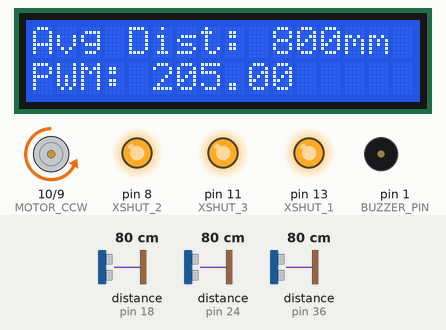
Recording of a sketch running on a simulated Arduino Uno, built with avr-gcc and run on an emulated ATmega328P. On the bench: 16×2 character LCD, motor-driver pin pairs drawn as motors (green arrow = first pin HIGH = forward, orange = second pin HIGH = backward, longer = more drive), output pins drawn as LEDs (lit = HIGH), buzzer (waves = sounding). The inputs (shaded band) are chosen by the test bench; at power-on: distance to the obstacle (sensors on pin 18, pin 24, pin 36) 80 cm.

Above: at 7.6 s.
7.7 s: distance to the obstacle (sensor on pin 18) set to 2 cm
At 8.4 s:
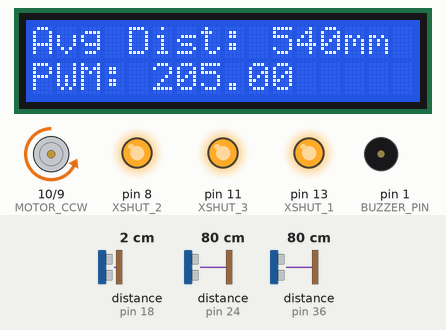
9.3 s: distance to the obstacle (sensor on pin 24) set to 2 cm
At 10.5 s:
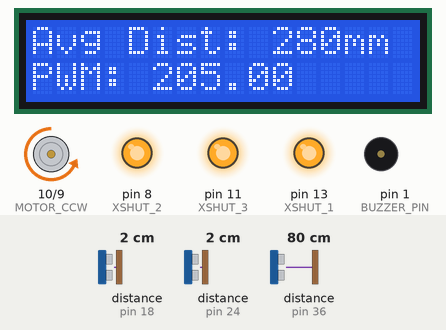
10.8 s: distance to the obstacle (sensor on pin 36) set to 60 cm
At 12.3 s:
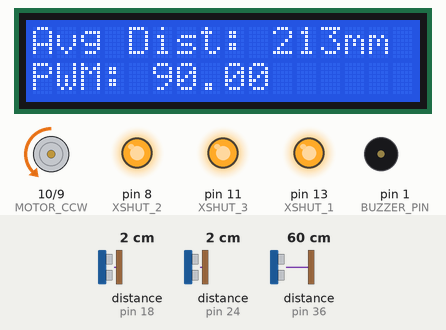
12.7 s: distance to the obstacle (sensor on pin 36) set to 17 cm
At 13.2 s:
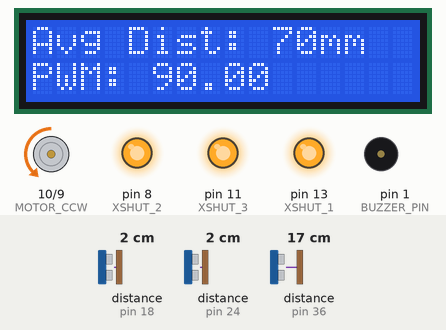
14.2 s: distance to the obstacle (sensor on pin 36) set to 13 cm
At 15.3 s:
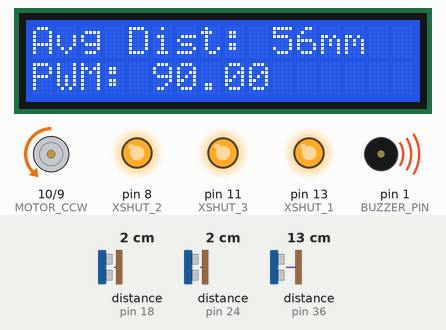
15.8 s: distance to the obstacle (sensor on pin 18) set to 5 cm
At 16.2 s:
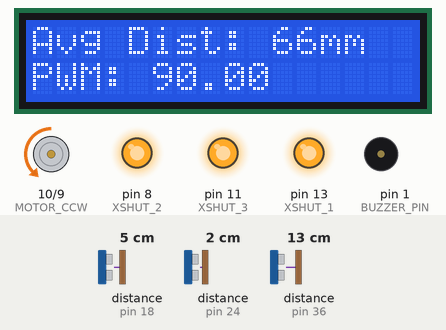
Timing chart, 0 to 18.4 s (numbered marks = the images above; inputs shaded):
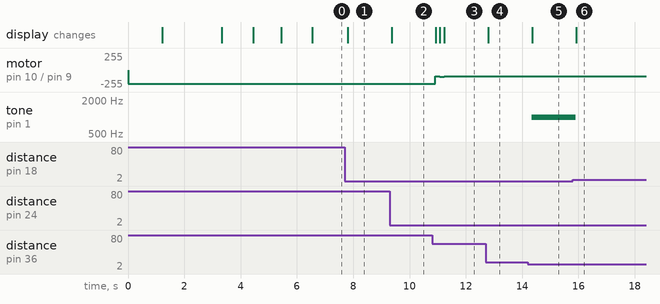

Measured:
- the behaviour switches between 15 and 14 cm on distance to the obstacle (sensor on pin 36) (found by bisection; images 4 and 5)
- the behaviour switches between 3 and 4 cm on distance to the obstacle (sensor on pin 18) (found by bisection; images 5 and 6)
- after the input at 7.7 s, the display: changes after 0.10 s (image 1)
- after the input at 9.3 s, the display: changes after 0.06 s (image 2)
- after the input at 10.8 s, motor on pin 10 (MOTOR_CCW) / pin 9 (MOTOR_CW): backward 205/255 → backward 90/255 after 0.12 s, → backward 98/255 0.16 s later, → backward 90/255 0.16 s later; the display: changes after 0.12 s (image 3)
- after the input at 12.7 s, the display: changes after 0.10 s (image 4)
- after the input at 14.2 s, tone on pin 1 (BUZZER_PIN): silent → 1000 Hz after 0.15 s; the display: changes after 0.16 s (image 5)
- after the input at 15.8 s, tone on pin 1 (BUZZER_PIN): 1000 Hz → silent after 0.11 s; the display: changes after 0.11 s (image 6)

The sketch:

control_library.ino
```cpp
#include <PID_v1.h>
#include <Wire.h>
#include <VL53L0X.h>
#include <LiquidCrystal.h>


// LCD and Distance Sensor Setup
LiquidCrystal lcd(6, 12, 5, 4, 3, 2);
VL53L0X sensor1;
VL53L0X sensor2;
VL53L0X sensor3;
//VL53L0X sensor4;

//Current sensor Setup
// const int sensorPin = A0;       // Analog pin connected to VIOUT
const float VCC = 5.0;          // Supply voltage to the sensor
const float ZERO_CURRENT_V = 2.5;  // Voltage at 0A current (midpoint)
const float SENSITIVITY = 0.2;  // 200 mV/A = 0.2 V/A

// Motor Driver Pins
#define MOTOR_CW 9   // Clockwise (forward) PWM
#define MOTOR_CCW 10  // Counterclockwise (reverse) PWM
#define BUZZER_PIN 1 // Positive lead for Passive Buzzer PWM
#define XSHUT_1 13 // To temporarily shut it off after init (pin 13)
#define XSHUT_2 8 // To temporarily shut it off after init (pin 8)
#define XSHUT_3 11 // To temporarily shut it off after init (pin 11)
//#define XSHUT_4 7 // To temporarily shut it off after init (pin 7)


// // Distance Mapping Parameters
// const int MIN_DIST = 50;   // Minimum distance (mm)
// const int MAX_DIST = 300;  // Maximum distance (mm)
// const int MAX_PWM = 255;   // Max PWM value


// Target distance in mm
const double Setpoint = 215;


// PID variables
double avgDistance = 0;
double Output = 0;
double pwm = 0;
double Input = 0;
double error = 0;
double previousError = 0;
double integral = 0;


// Time tracking
unsigned long lastTime;
double elapsedTime;


// PID gains - adjust as needed
double Kp = 8.9507;
double Ki = 224.6145;//224.6145;
double Kd = 0.08917;
PID myPID(&Input, &Output, &Setpoint, Kp, Ki, Kd, DIRECT);


void setup() {
  Serial.begin(9600);

  // Set up motor pins
  pinMode(MOTOR_CW, OUTPUT);
  pinMode(MOTOR_CCW, OUTPUT);
  analogWrite(MOTOR_CW, 205);
  analogWrite(MOTOR_CCW, 0);


  Wire.begin();
  lcd.begin(16, 2); // Initialize LCD (16x2)


  pinMode(BUZZER_PIN, OUTPUT);
  pinMode(XSHUT_1, OUTPUT);
 pinMode(XSHUT_2, OUTPUT);
  pinMode(XSHUT_3, OUTPUT);
  //pinMode(XSHUT_4, OUTPUT);


  lcd.clear();
  lcd.print("Beginning Initialization");
  delay(1000);


  // 🔹 Step 1: Power down both sensors
  digitalWrite(XSHUT_1, LOW);
  delay(10);
  digitalWrite(XSHUT_2, LOW);
  delay(10);
  digitalWrite(XSHUT_3, LOW);
  delay(10);
  // digitalWrite(XSHUT_4, LOW);
  // delay(10);


  // 🔹 Step 2: Initialize Sensor 1
  digitalWrite(XSHUT_1, HIGH);  // Power ON sensor 1
  delay(100);
  // Serial.print("XSHUT_1: "); Serial.println(digitalRead(XSHUT_1));


  // Initialize Distance Sensor 1
  sensor1.setTimeout(500);
  if (!sensor1.init()) {
    lcd.setCursor(0, 0);
    lcd.print("Sensor 1 Init Fail!");
    while (1) {}
  }


  sensor1.setAddress(0x12); // Set unique address for sensor1


  // Serial.print("Sensor 1 new address: ");
  // Serial.println(sensor1.getAddress(), HEX);
  delay(10);


  lcd.clear();
  lcd.print("Sensor 1 Init yay!");
  delay(2000);


  // 🔹 Step 3: Initialize Sensor 2
  digitalWrite(XSHUT_2, HIGH);  // Power ON sensor 2
  delay(100);
  // Serial.print("XSHUT_2: "); Serial.println(digitalRead(XSHUT_2));


  sensor2.setAddress(0x24); // need to change address here
  // Serial.print("Sensor 2 new address: ");
  // Serial.println(sensor2.getAddress(), HEX);
  delay(10);


  // Initialize Distance Sensor 2
  sensor2.setTimeout(500);
  if (!sensor2.init()) {
    lcd.setCursor(0, 0);
    lcd.print("Sensor 2 Init Fail!");
    while (1) {}
  }


  lcd.clear();
  lcd.print("Sensor 2 Init yay!");
  delay(1000);


  // 🔹 Step 4: Initialize Sensor 3
  digitalWrite(XSHUT_3, HIGH);  // Power ON sensor 3
  delay(100);
  // Serial.print("XSHUT_3: "); Serial.println(digitalRead(XSHUT_3));


  sensor3.setAddress(0x18); // need to change address here
  // Serial.print("Sensor 3 new address: ");
  // Serial.println(sensor3.getAddress(), HEX);
  delay(10);


  // Initialize Distance Sensor 3
  sensor3.setTimeout(500);
  if (!sensor3.init()) {
    lcd.setCursor(0, 0);
    lcd.print("Sensor 3 Init Fail!");
    while (1) {}
  }


  lcd.clear();
  lcd.print("Sensor 3 Init yay!");
  delay(1000);


  // // 🔹 Step 5: Initialize Sensor 4
  // digitalWrite(XSHUT_4, HIGH);  // Power ON sensor 3
  // delay(100);
  // Serial.print("XSHUT_4: "); Serial.println(digitalRead(XSHUT_4));


  // sensor4.setAddress(0x27); // need to change address here
  // Serial.print("Sensor 4 new address: ");
  // Serial.println(sensor4.getAddress(), HEX);
  // delay(10);


  // // Initialize Distance Sensor 4
  // sensor4.setTimeout(500);
  // if (!sensor4.init()) {
  //   lcd.setCursor(0, 0);
  //   lcd.print("Sensor 4 Init Fail!");
  //   while (1) {}
  // }


  // lcd.clear();
  // lcd.print("Sensor 4 Init yay!");
  // delay(1000);


  lcd.clear();
  lcd.print("All Sensors OK!");
  delay(1000);


  // Configure Long-Range or High-Speed if needed
#if defined LONG_RANGE
  sensor1.setSignalRateLimit(0.1);
  sensor1.setVcselPulsePeriod(VL53L0X::VcselPeriodPreRange, 18);
  sensor1.setVcselPulsePeriod(VL53L0X::VcselPeriodFinalRange, 14);

  sensor2.setSignalRateLimit(0.1);
  sensor2.setVcselPulsePeriod(VL53L0X::VcselPeriodPreRange, 18);
  sensor2.setVcselPulsePeriod(VL53L0X::VcselPeriodFinalRange, 14);


  sensor3.setSignalRateLimit(0.1);
  sensor3.setVcselPulsePeriod(VL53L0X::VcselPeriodPreRange, 18);
  sensor3.setVcselPulsePeriod(VL53L0X::VcselPeriodFinalRange, 14);


  // sensor4.setSignalRateLimit(0.1);
  // sensor4.setVcselPulsePeriod(VL53L0X::VcselPeriodPreRange, 18);
  // sensor4.setVcselPulsePeriod(VL53L0X::VcselPeriodFinalRange, 14);
#endif


#if defined HIGH_SPEED
  sensor1.setMeasurementTimingBudget(20000);
  sensor2.setMeasurementTimingBudget(20000);
  sensor3.setMeasurementTimingBudget(20000);
  //sensor4.setMeasurementTimingBudget(20000);
#elif defined HIGH_ACCURACY
  sensor1.setMeasurementTimingBudget(20000);
 sensor2.setMeasurementTimingBudget(20000);
 sensor3.setMeasurementTimingBudget(20000);
  //sensor4.setMeasurementTimingBudget(200000);
#endif


  // // Set up motor pins
  // pinMode(MOTOR_CW, OUTPUT);
  // pinMode(MOTOR_CCW, OUTPUT);
  // digitalWrite(MOTOR_CW, 0);
  // digitalWrite(MOTOR_CCW, 0);


    myPID.SetMode(AUTOMATIC);

}


void loop() {
  int distance1 = sensor1.readRangeSingleMillimeters();
  int distance2 = sensor2.readRangeSingleMillimeters();
  int distance3 = sensor3.readRangeSingleMillimeters();
  //int distance4 = sensor4.readRangeSingleMillimeters();


  // Handle timeouts
  if (sensor1.timeoutOccurred()) {
  lcd.setCursor(0, 0);
  lcd.print("Timeout Sensor 1");
  // Serial.println("Timeout Sensor 1");
  return;
}
if (sensor2.timeoutOccurred()) {
  lcd.setCursor(0, 0);
  lcd.print("Timeout Sensor 2");
  // Serial.println("Timeout Sensor 2");
  return;
}
if (sensor3.timeoutOccurred()) {
  lcd.setCursor(0, 0);
  lcd.print("Timeout Sensor 3");
  // Serial.println("Timeout Sensor 3");
  return;
}
// if (sensor4.timeoutOccurred()) {
//   lcd.setCursor(0, 0);
//   lcd.print("Timeout Sensor 4");
//   Serial.println("Timeout Sensor 4");
//   return;
// }


  // Compute average distance
  int avgDistance = (distance1 + distance2 + distance3 /*+ distance4*/) / 3;


//New Control System
  Input = avgDistance;
  myPID.SetOutputLimits(50, 165);
  myPID.Compute();
  pwm = map(Output, 50, 165, 205, 90);
  analogWrite(MOTOR_CW, pwm);

// //Alternate Control System
//   if (avgDistance >= Setpoint){
//     pwm = 205;
//   }
//   else{
//     pwm = 90;
//   }
//   analogWrite(MOTOR_CW, pwm);


//Old Control System
  // // Map distance to PWM (closer = higher PWM)
  // int pwmValue = map(avgDistance, MIN_DIST, MAX_DIST, MAX_PWM, 0);
  // pwmValue = constrain(pwmValue, 0, MAX_PWM); // Ensure within valid range


  // // Control Motor Speed Based on Distance
  // if (avgDistance < 150) {
  //   // Forward motion when close
  //   analogWrite(MOTOR_CW, pwmValue);
  //   analogWrite(MOTOR_CCW, 0);
  // } else {
  //   // Reverse motion when far
  //   analogWrite(MOTOR_CW, 0);
  //   analogWrite(MOTOR_CCW, pwmValue);
  // }


  // **Buzzer Activation when distance <= 60mm**
  if (avgDistance <= 60) {
    tone(BUZZER_PIN, 1000); // Play buzzer at 1kHz
  } else {
    noTone(BUZZER_PIN); // Stop buzzer
  }


  // Display on Serial Monitor
  // Serial.print("Distance1: ");
  // Serial.println(distance1);
  // Serial.print(" mm | Distance2: ");
  // Serial.println(distance2);
  // Serial.print("Distance3: ");
  // Serial.println(distance3);
  // //Serial.print(" mm | Distance4: ");
  //Serial.print(distance4);
  // Serial.print(" Avg: ");
  // Serial.println(avgDistance);
  // Serial.print(" PWM: ");
  // Serial.println(pwm);


  // Display on LCD
  lcd.clear();
  lcd.setCursor(0, 0);
  lcd.print("Avg Dist: ");
  lcd.print(avgDistance);
  lcd.print("mm");


  lcd.setCursor(0, 1);
  lcd.print("PWM: ");
  lcd.print(pwm);

// // Sensor Calibration

//   int rawADC = analogRead(sensorPin);
//   float voltage = (rawADC / 1023.0) * VCC;
//   float current = (voltage - ZERO_CURRENT_V) / SENSITIVITY;

//   Serial.print("Raw ADC: ");
//   Serial.print(rawADC);
//   Serial.print(" | Voltage: ");
//   Serial.print(voltage, 3);
//   Serial.print(" V | Current: ");
//   Serial.print(current, 3);
  // Serial.println(" A");

  delay(50);
}


// int mapOutputToPWM(double controlSignal) {
//   double maxCurrent = 7.2;
//   double scaledPWM = (controlSignal / maxCurrent) * 255.0;
//   return (int)scaledPWM;
// }
```
